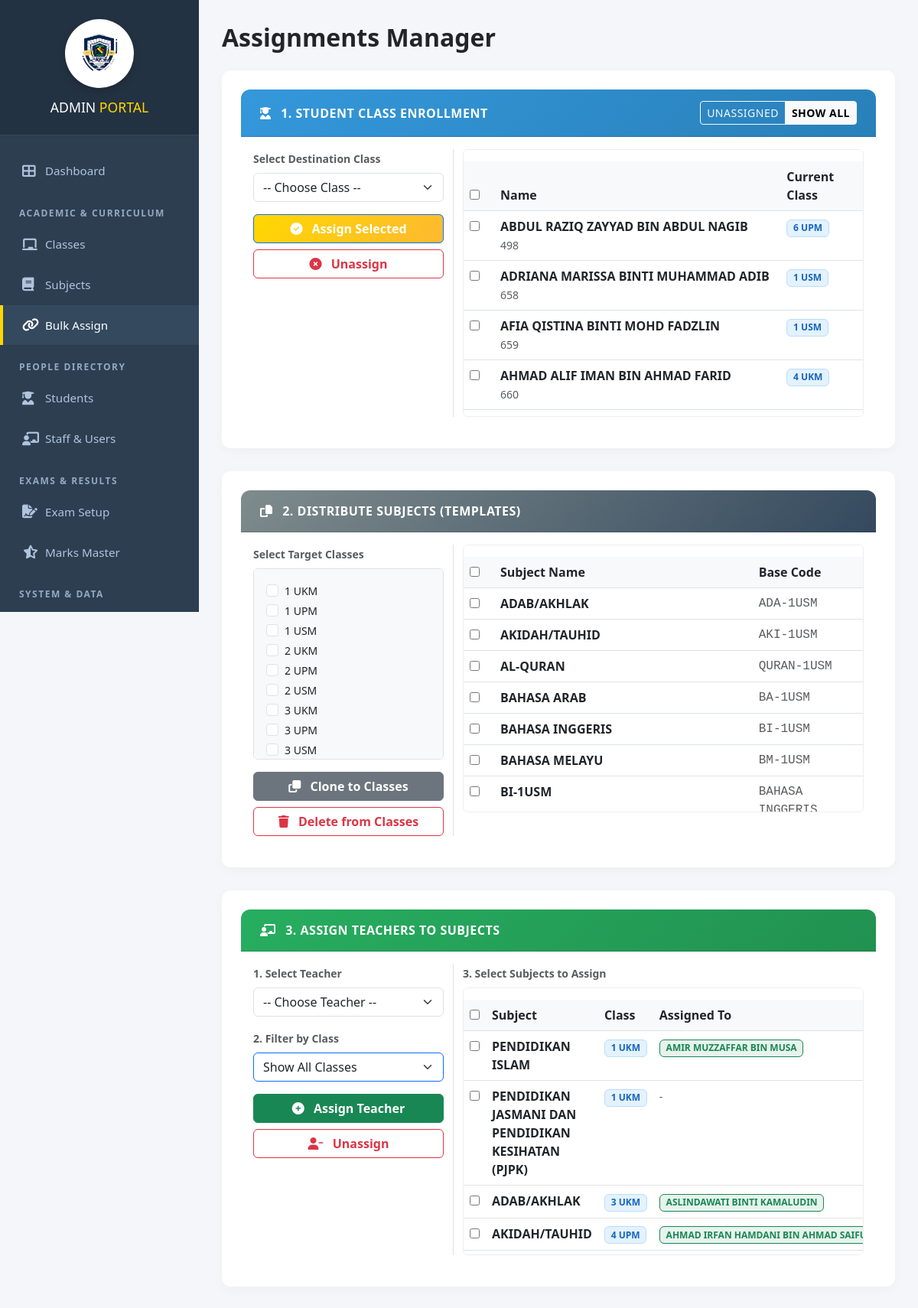
The app's page /admin/manage_assignments.php?view_stu=all (signed in) with its own data.
### tables this page shows
CREATE TABLE `students` (
  `student_id` int(11) NOT NULL,
  `school_register_no` varchar(50) DEFAULT NULL,
  `enrollment_date` date DEFAULT NULL,
  `previous_school` varchar(255) DEFAULT NULL,
  `student_name` varchar(100) NOT NULL,
  `gender` varchar(20) DEFAULT NULL,
  `sports_house` varchar(50) DEFAULT NULL,
  `birth_cert_no` varchar(50) DEFAULT NULL,
  `birth_place` varchar(100) DEFAULT NULL,
  `ic_no` varchar(50) DEFAULT NULL,
  `birthdate` date DEFAULT NULL,
  `race` varchar(50) DEFAULT NULL,
  `religion` varchar(50) DEFAULT NULL,
  `nationality` varchar(50) DEFAULT NULL,
  `address` text DEFAULT NULL,
  `father_name` varchar(255) DEFAULT NULL,
  `father_ic` varchar(20) DEFAULT NULL,
  `father_phone` varchar(20) DEFAULT NULL,
  `father_job` varchar(100) DEFAULT NULL,
  `father_salary` decimal(10,2) DEFAULT NULL,
  `mother_name` varchar(255) DEFAULT NULL,
  `mother_ic` varchar(20) DEFAULT NULL,
  `mother_phone` varchar(20) DEFAULT NULL,
  `mother_job` varchar(100) DEFAULT NULL,
  `mother_salary` decimal(10,2) DEFAULT NULL,
  `guardian_name` varchar(255) DEFAULT NULL,
  `guardian_ic` varchar(20) DEFAULT NULL,
  `guardian_phone` varchar(20) DEFAULT NULL,
  `guardian_job` varchar(100) DEFAULT NULL,
  `guardian_salary` decimal(10,2) DEFAULT NULL,
  `is_baitulmal_recipient` varchar(10) DEFAULT NULL,
  `is_orphan` varchar(10) DEFAULT NULL,
  `parents_marital_status` varchar(50) DEFAULT NULL,
  `uniform_unit` varchar(100) DEFAULT NULL,
  `uniform_position` varchar(100) DEFAULT NULL,
  `club_association` varchar(100) DEFAULT NULL,
  `club_position` varchar(100) DEFAULT NULL,
  `sports_game` varchar(100) DEFAULT NULL,
  `sports_position` varchar(100) DEFAULT NULL,
  `phone` varchar(30) DEFAULT NULL,
  `class_id` int(11) DEFAULT NULL,
  `photo` varchar(255) DEFAULT NULL
);

CREATE TABLE `classes` (
  `class_id` int(11) NOT NULL,
  `class_name` varchar(50) NOT NULL,
  `year` int(11) NOT NULL,
  `class_teacher_id` int(11) DEFAULT NULL
);

CREATE TABLE `subjects` (
  `subject_id` int(11) NOT NULL,
  `subject_name` varchar(100) NOT NULL,
  `subject_code` varchar(20) DEFAULT NULL,
  `class_id` int(11) DEFAULT NULL
);

### admin/manage_assignments.php (the view, shortened to what this page needs)
<?php
include '../config/db.php';
include 'includes/header.php';
$view_stu = isset($_GET['view_stu']) ? $_GET['view_stu'] : 'unassigned';
$stu_sql = "SELECT s.student_id, s.student_name, s.school_register_no, c.class_name
            FROM students s LEFT JOIN classes c ON s.class_id = c.class_id WHERE 1=1";
$stu_sql .= " ORDER BY s.student_name LIMIT 500";
$students = $conn->query($stu_sql);
$templates = $conn->query("SELECT * FROM subjects GROUP BY subject_name ORDER BY subject_name");
$sub_sql = "SELECT s.subject_id, s.subject_name, s.subject_code, s.class_id, c.class_name,
            GROUP_CONCAT(u.full_name SEPARATOR ', ') as teachers
            FROM subjects s
            JOIN classes c ON s.class_id = c.class_id
            LEFT JOIN subject_teachers st ON s.subject_id = st.subject_id
            LEFT JOIN users u ON st.teacher_id = u.user_id
            GROUP BY s.subject_id ORDER BY c.class_name, s.subject_name";
$class_subjects = $conn->query($sub_sql);
$classes = $conn->query("SELECT * FROM classes ORDER BY class_name");
?>
<link href="https://cdn.jsdelivr.net/npm/bootstrap@5.3.0/dist/css/bootstrap.min.css" rel="stylesheet">
<link href="https://cdnjs.cloudflare.com/ajax/libs/font-awesome/6.4.0/css/all.min.css" rel="stylesheet">
<div class="wrapper">
    <?php include 'includes/sidebar.php'; ?>
    <div class="main-content">
        <div class="d-flex justify-content-between align-items-center mb-4">
            <h2 class="fw-bold text-dark m-0">Assignments Manager</h2>
        </div>
        <div class="card">
            <div class="card-header header-stu">
                <span><i class="fas fa-user-graduate me-2"></i> 1. Student Class Enrollment</span>
                <div class="btn-group btn-group-sm">
                    <a href="?view_stu=unassigned"
                        class="btn btn-outline-light <?php echo $view_stu == 'unassigned' ? 'active fw-bold' : ''; ?>">Unassigned</a>
                    <a href="?view_stu=all"
                        class="btn btn-outline-light <?php echo $view_stu == 'all' ? 'active fw-bold' : ''; ?>">Show All</a>
                </div>
            </div>
            <div class="card-body">
                <form method="POST" class="row">
                    <div class="col-md-4 border-end">
                        <label class="form-label fw-bold small text-muted">Select Destination Class</label>
                        <select name="target_class" class="form-select mb-3">
                            <option value="">-- Choose Class --</option>
                            <?php
                            $classes->data_seek(0);
                            ?>
                        </select>
                        <div class="d-grid gap-2">
                            <button name="assign_students" class="btn btn-primary fw-bold"><i
                                    class="fas fa-check-circle me-2"></i> Assign Selected</button>
                            <button name="unassign_students" class="btn btn-outline-danger fw-bold"
                                onclick="return confirm('Remove selected students from their class?');"><i
                                    class="fas fa-times-circle me-2"></i> Unassign</button>
                        </div>
                    </div>
                    <div class="col-md-8">
                        <div class="scroll-box">
                            <table class="table table-hover table-sticky mb-0">
                                <thead>
                                    <tr>
                                        <th width="40"><input type="checkbox" onclick="toggle(this, 's_chk')"></th>
                                        <th>Name</th>
                                        <th>Current Class</th>
                                    </tr>
                                </thead>
                                <tbody>
                                    <?php if ($students->num_rows > 0):
                                        while ($s = $students->fetch_assoc()): ?>
                                            <tr>
                                                <td><input type="checkbox" name="student_ids[]"
                                                        value="<?php echo $s['student_id']; ?>" class="s_chk"></td>
                                                <td>
                                                    <div class="fw-bold"><?php echo $s['student_name']; ?></div><small
                                                        class="text-muted"><?php echo $s['school_register_no']; ?></small>
                                                </td>
                                                <td><?php echo $s['class_name'] ? "<span class='badge badge-class'>{$s['class_name']}</span>" : "<span class='badge bg-warning text-dark'>Unassigned</span>"; ?>
                                                </td>
                                            </tr>
                                        <?php endwhile; else:
                                        echo "<tr><td colspan='3' class='text-center py-5 text-muted'>No students found.</td></tr>"; endif; ?>
                                </tbody>
                            </table>
                        </div>
                    </div>
                </form>
            </div>
        </div>
        <div class="card">
            <div class="card-header header-sub">
                <span><i class="fas fa-copy me-2"></i> 2. Distribute Subjects (Templates)</span>
            </div>
            <div class="card-body">
                <form method="POST" class="row">
                    <div class="col-md-4 border-end">
                        <label class="form-label fw-bold small text-muted">Select Target Classes</label>
                        <div class="border rounded p-3 bg-light mb-3" style="max-height: 250px; overflow-y: auto;">
                            <?php
                            $classes->data_seek(0);
                            while ($c = $classes->fetch_assoc()): ?>
                                <div class="form-check">
                                    <input type="checkbox" name="target_classes[]" value="<?php echo $c['class_id']; ?>"
                                        class="form-check-input">
                                    <label class="form-check-label small"><?php echo $c['class_name']; ?></label>
                                </div>
                            <?php endwhile; ?>
                        </div>
                        <div class="d-grid gap-2">
                            <button name="assign_subjects" class="btn btn-secondary fw-bold"><i
                                    class="fas fa-clone me-2"></i> Clone to Classes</button>
                            <button name="unassign_subjects" class="btn btn-outline-danger fw-bold"
                                onclick="return confirm('Delete selected subjects from target classes?');"><i
                                    class="fas fa-trash me-2"></i> Delete from Classes</button>
                        </div>
                    </div>
                    <div class="col-md-8">
                        <div class="scroll-box">
                            <table class="table table-hover table-sticky mb-0">
                                <thead>
                                    <tr>
                                        <th width="40"><input type="checkbox" onclick="toggle(this, 'sub_chk')"></th>
                                        <th>Subject Name</th>
                                        <th>Base Code</th>
                                    </tr>
                                </thead>
                                <tbody>
                                    <?php if ($templates->num_rows > 0):
                                        while ($t = $templates->fetch_assoc()): ?>
                                            <tr>
                                                <td><input type="checkbox" name="subject_ids[]"
                                                        value="<?php echo $t['subject_id']; ?>" class="sub_chk"></td>
                                                <td class="fw-bold"><?php echo $t['subject_name']; ?></td>
                                                <td class="text-muted font-monospace"><?php echo $t['subject_code']; ?></td>
                                            </tr>
                                        <?php endwhile; else:
                                        echo "<tr><td colspan='3' class='text-center py-5 text-muted'>No subjects found.</td></tr>"; endif; ?>
                                </tbody>
                            </table>
                        </div>
                    </div>
                </form>
            </div>
        </div>
        <div class="card">
            <div class="card-header header-tea">
                <span><i class="fas fa-chalkboard-teacher me-2"></i> 3. Assign Teachers to Subjects</span>
            </div>
            <div class="card-body">
                <form method="POST" class="row">
                    <div class="col-md-4 border-end">
                        <div class="mb-3">
                            <label class="form-label fw-bold small text-muted">1. Select Teacher</label>
                            <select name="teacher_id" class="form-select">
                                <option value="">-- Choose Teacher --</option>
                            </select>
                        </div>
                        <div class="mb-3">
                            <label class="form-label fw-bold small text-muted">2. Filter by Class</label>
                            <select id="classFilter" class="form-select border-primary" onchange="filterSubjects()">
                                <option value="all">Show All Classes</option>
                            </select>
                        </div>
                        <div class="d-grid gap-2">
                            <button name="assign_teacher" class="btn btn-success fw-bold"><i
                                    class="fas fa-plus-circle me-2"></i> Assign Teacher</button>
                            <button name="unassign_teacher" class="btn btn-outline-danger fw-bold"
                                onclick="return confirm('Unassign teacher from selected subjects?');"><i
                                    class="fas fa-user-minus me-2"></i> Unassign</button>
                        </div>
                    </div>
                    <div class="col-md-8">
                        <label class="form-label fw-bold small text-muted">3. Select Subjects to Assign</label>
                        <div class="scroll-box">
                            <table class="table table-hover table-sticky mb-0" id="teacherTable">
                                <thead>
                                    <tr>
                                        <th width="40"><input type="checkbox" onclick="toggle(this, 't_chk')"></th>
                                        <th>Subject</th>
                                        <th>Class</th>
                                        <th>Assigned To</th>
                                    </tr>
                                </thead>
                                <tbody>
                                    <?php if ($class_subjects->num_rows > 0):
                                        while ($sub = $class_subjects->fetch_assoc()): ?>
                                            <tr class="subject-row" data-class-id="<?php echo $sub['class_id']; ?>">
                                                <td><input type="checkbox" name="sub_teacher_ids[]"
                                                        value="<?php echo $sub['subject_id']; ?>" class="t_chk"></td>
                                                <td class="fw-bold"><?php echo $sub['subject_name']; ?></td>
                                                <td><span class="badge badge-class"><?php echo $sub['class_name']; ?></span>
                                                </td>
                                                <td>
                                                    <?php echo $sub['teachers'] ? "<span class='badge bg-success bg-opacity-10 text-success border border-success'>{$sub['teachers']}</span>" : "<span class='text-muted small'>-</span>"; ?>
                                                </td>
                                            </tr>
                                        <?php endwhile; else:
                                        echo "<tr><td colspan='4' class='text-center py-5 text-muted'>No subjects available. Distribute subjects first.</td></tr>"; endif; ?>
                                </tbody>
                            </table>
                        </div>
                    </div>
                </form>
            </div>
        </div>
    </div>
</div>
</body>
</html>

### records on screen
students: student_name "ABDUL RAZIQ ZAYYAD BIN ABDUL NAGIB", school_register_no "498", class.class_name "6 UPM"
students: student_name "ADRIANA MARISSA BINTI MUHAMMAD ADIB", school_register_no "658", class.class_name "1 USM"
students: student_name "AFIA QISTINA BINTI MOHD FADZLIN", school_register_no "659", class.class_name "1 USM"
students: student_name "AHMAD ALIF IMAN BIN AHMAD FARID", school_register_no "660", class.class_name "4 UKM"
classes: class_name "1 UKM"
classes: class_name "1 UPM"
classes: class_name "1 USM"
classes: class_name "2 UKM"
classes: class_name "2 UPM"
classes: class_name "2 USM"
classes: class_name "3 UKM"
classes: class_name "3 UPM"
classes: class_name "3 USM"
subjects: subject_name "ADAB/AKHLAK", subject_code "ADA-1USM", class.class_name "3 UKM", teachers "ASLINDAWATI BINTI KAMALUDIN"
subjects: subject_name "AKIDAH/TAUHID", subject_code "AKI-1USM"
subjects: subject_name "AL-QURAN", subject_code "QURAN-1USM"
subjects: subject_name "BAHASA ARAB", subject_code "BA-1USM"
subjects: subject_name "BAHASA INGGERIS", subject_code "BI-1USM"
subjects: subject_name "BAHASA MELAYU", subject_code "BM-1USM"
subjects: subject_name "BI-1USM", subject_code "BAHASA…"
subjects: subject_name "PENDIDIKAN ISLAM", class.class_name "1 UKM", teachers "AMIR MUZZAFFAR BIN MUSA"
subjects: subject_name "PENDIDIKAN JASMANI DAN PENDIDIKAN KESIHATAN (PJPK)", class.class_name "1 UKM"
subjects: subject_name "AKIDAH/TAUHID", class.class_name "4 UPM", teachers "AHMAD IRFAN HAMDANI BIN AHMAD…"
